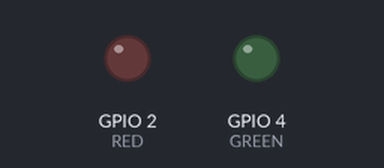
A sketch run on a simulated ESP32. On the bench: output pins drawn as LEDs (lit = HIGH). What the sketch prints to the serial monitor is not drawn. At 4.5 s the program puts the board to deep sleep or switches it off; the recording ends there.

Above: at 0.1 s.
At 0.6 s:
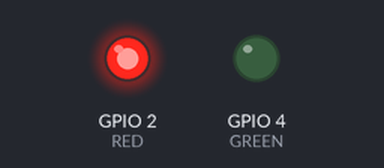
Timing chart, 0 to 4.5 s (numbered marks = the images above):
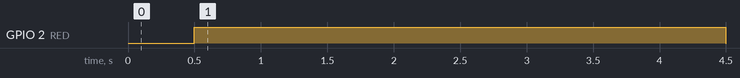

The sketch:

deep_sleep_2.ino
```cpp
//https://docs.espressif.com/projects/esp-idf/en/latest/esp32/api-reference/system/sleep_modes.html

#define factor 1000000 //10^6 us = 1s
#define sleep_time 6 //6s

#define RED 2
#define GREEN 4

RTC_DATA_ATTR int boot_number = 0;

void setup()
{

  Serial.begin(115200);
  Serial.println(boot_number);
  pinMode(RED,OUTPUT);
  pinMode(GREEN,OUTPUT);
  delay(500);
  if(boot_number == 0) { //first boot
      digitalWrite(RED,HIGH);
      boot_number++;
  }
  else  {
      digitalWrite(GREEN,HIGH);
       boot_number++;
  }
  delay(4000);
  digitalWrite(GREEN,LOW);
  digitalWrite(RED,LOW);

  Serial.println("ESP32 going to Deep Sleep");
  esp_sleep_enable_timer_wakeup(sleep_time * factor); //6s
  esp_deep_sleep_start();
}
void loop()
{
}
```

Measured:
- by itself, GPIO 2 (RED): LOW → HIGH at 0.50 s, → LOW 4.0 s later
